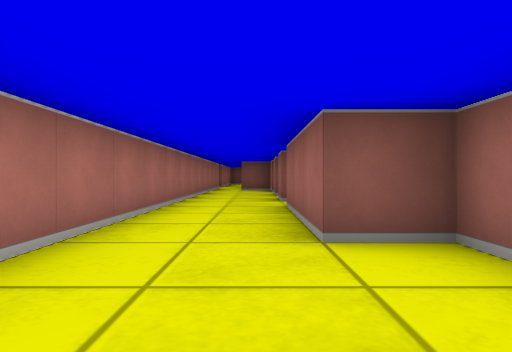
View 1 (above)

23 first-person views from a walk through a cub3D ray-caster map. The camera is about half as high as the walls, looks level and sees 75° across. The floor is counted in squares. Each view is taken from the middle of a square. On the plan, view 1 faces up. The plan holds only what a view shows up to about 9 squares ahead; the rest is blank.

View 2
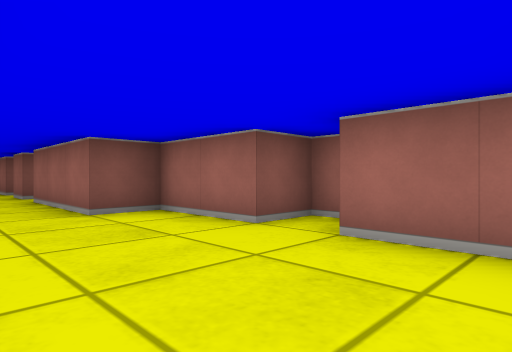

View 3
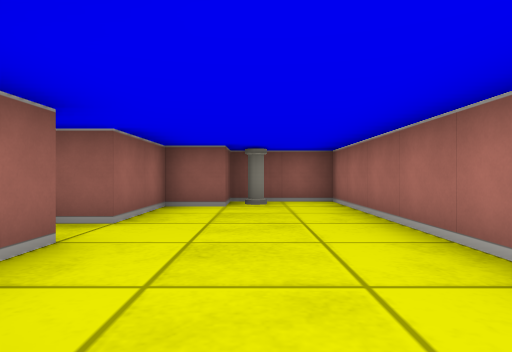

View 4
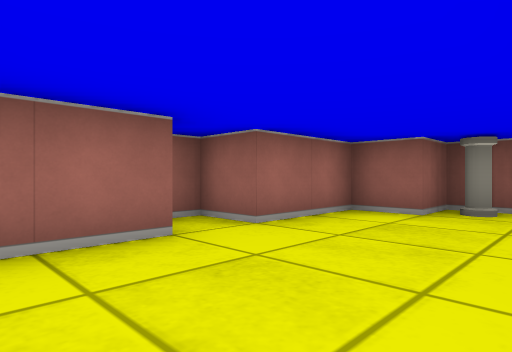

View 5
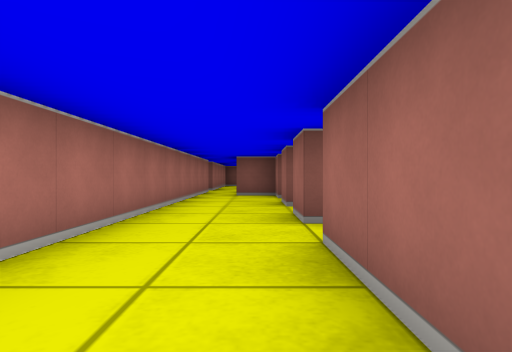

View 6
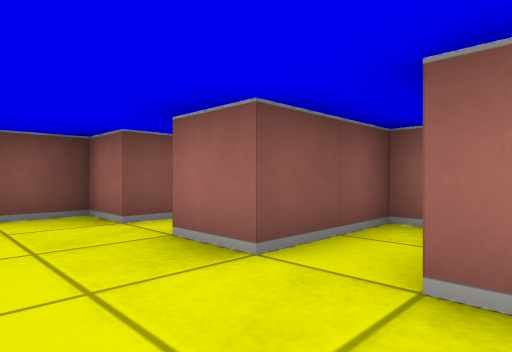

View 7
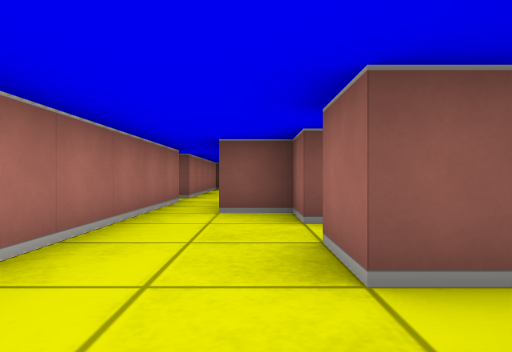

View 8
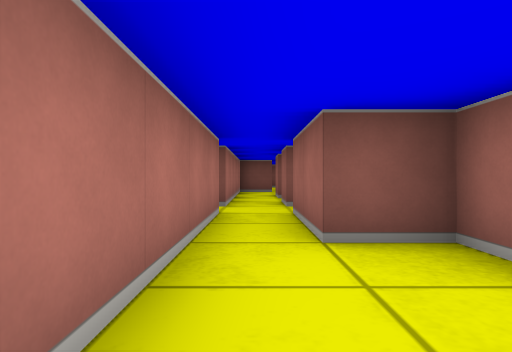

View 9
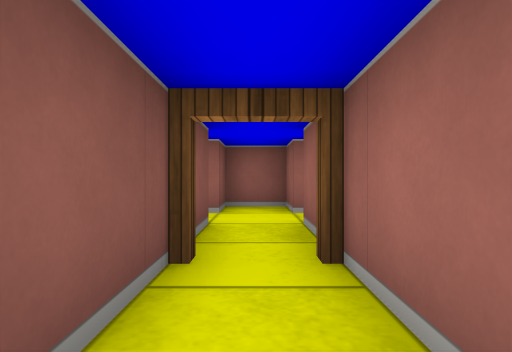

View 10
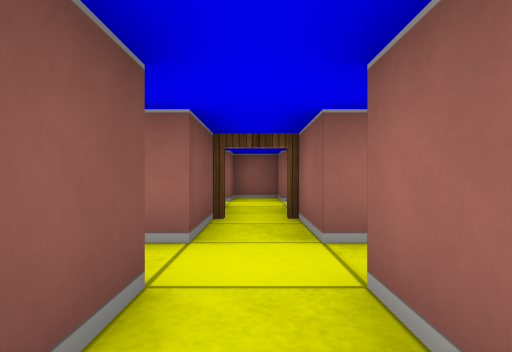

View 11
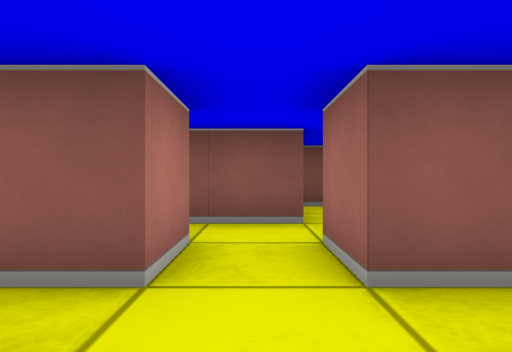

View 12
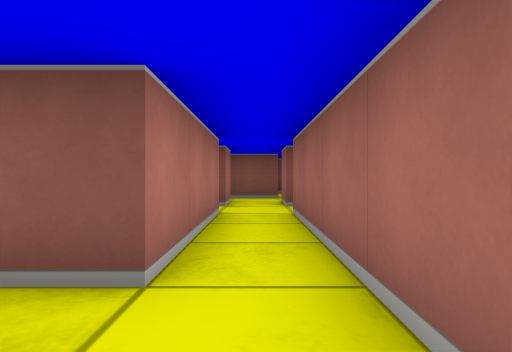

View 13
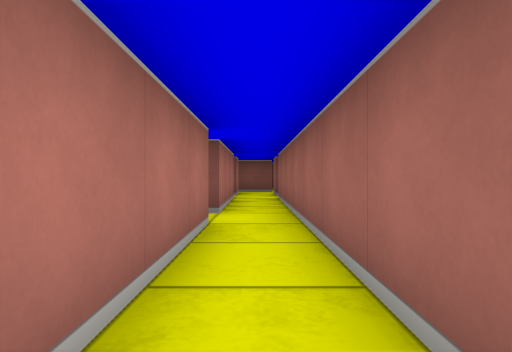

View 14
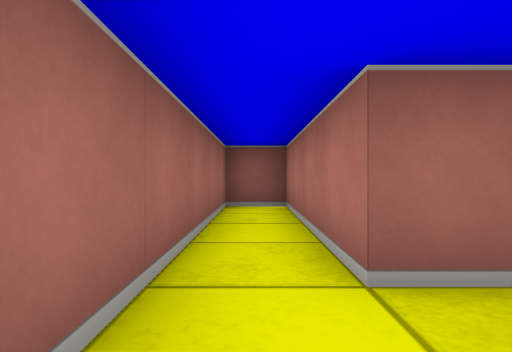

View 15
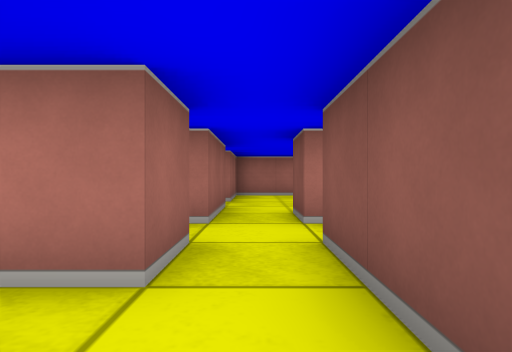

View 16
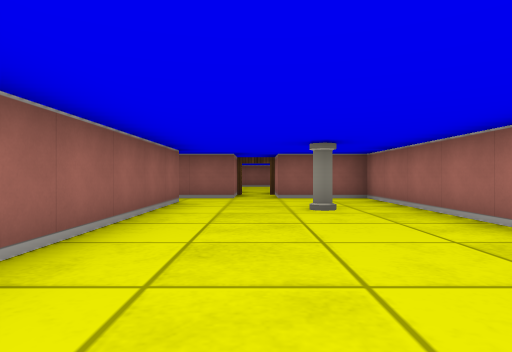

View 17
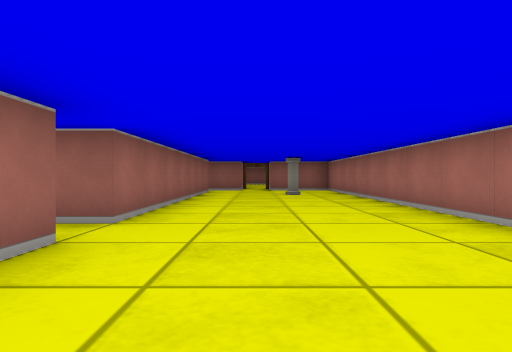

View 18
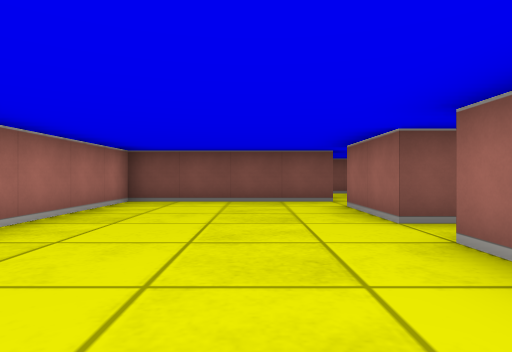

View 19
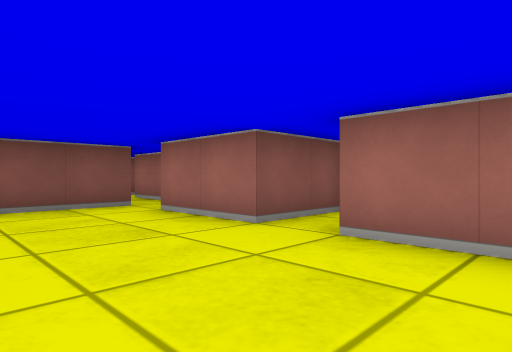

View 20
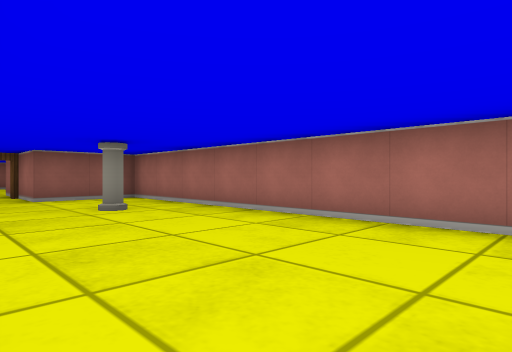

View 21
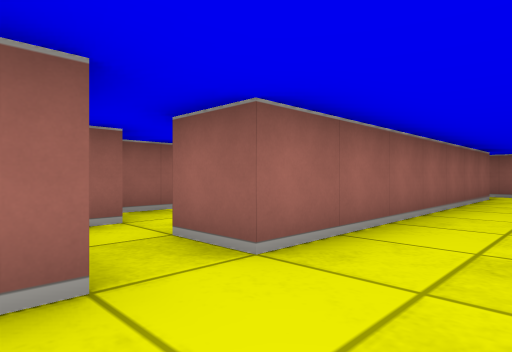

View 22
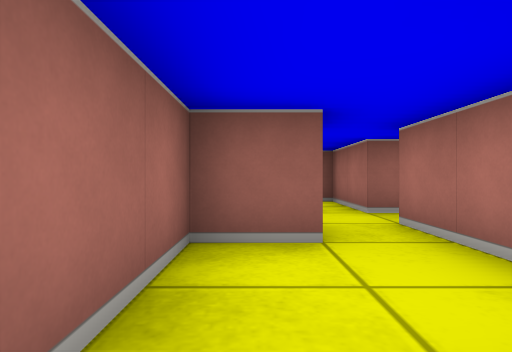

View 23
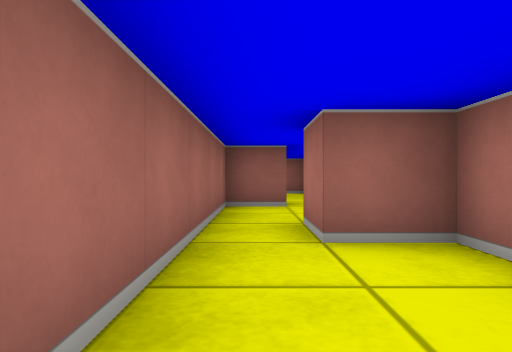

### Floor plan
Points are (right, up) in squares from view 1. A wall is a line through its corners. A room is listed if a view was taken in it or the views show most of it. See-through windows are left out.
Room 1 (views 1, 2, 3, 4, 5, 6, 7)
walls: (0.5, 6.5) (0.5, 7.5); (-1.5, 8.5) (-1.5, -3.5) (0.5, -3.5) (0.5, -2.5) (1.5, -2.5) (1.5, -0.5) (2.5, -0.5) (2.5, 0.5) (1.5, 0.5) (1.5, 2.5) (0.5, 2.5) (0.5, 5.5); (2.5, 8.5) (0.5, 8.5)
ways out: opening at (-0.5, 9) to room 2
objects: pillar (0, -3)
Room 2 (view 8)
walls: (-3, 13.5) (-1.5, 13.5) (-1.5, 8.5); (1.1, 10.5) (0.5, 10.5) (0.5, 11.5) (-0.5, 11.5) (-0.5, 13.5) (0.5, 13.5) (0.5, 14.5) (-0.5, 14.5) (-0.5, 15.4); (-1.5, 15.5) (-1.5, 14.5) (-3, 14.5); (0.5, 8.5) (0.5, 9.5)
ways out: opening at (-0.5, 9) to room 1; open door at (-3, 14) to room 3; opening at (-1, 15)
Room 3 (views 9, 10, 15)
walls: (-4.4, 16.5) (-6.5, 16.5); (-6.5, 15.5) (-5.5, 15.5) (-5.5, 14.5) (-6.4, 14.5); (-3, 14.5) (-4.5, 14.5) (-4.5, 15.5); (-7.5, 15.5) (-7.5, 13.5) (-5.5, 13.5); (-4.5, 13.5) (-3, 13.5); (-7.5, 18.1) (-7.5, 16.5)
ways out: open door at (-3, 14) to room 2; opening at (-5, 14) to room 4; opening at (-8, 16) to room 5; opening at (-7, 18) to room 6
Room 4 (views 11, 12, 13, 14)
walls: (-6.2, 9.5) (-5.5, 9.5) (-5.5, 5.5) (-4.5, 5.5) (-4.5, 13.5); (-5.5, 13.5) (-5.5, 10.5) (-6.2, 10.5)
ways out: opening at (-5, 14) to room 3
Room 5 (views 16, 17, 18, 19, 20, 21)
walls: (-6.8, 24.5) (-8.5, 24.5) (-8.5, 26.5); (-8.5, 27.5) (-12.5, 27.5) (-12.5, 15.5) (-10.5, 15.5) (-10.5, 14); (-7.5, 16.5) (-8.5, 16.5) (-8.5, 23.5) (-7.5, 23.5); (-7.5, 28.2) (-7.5, 29.5); (-9.5, 14.1) (-9.5, 15.5) (-7.5, 15.5)
ways out: opening at (-8, 16) to room 3; opening at (-8, 24) to room 7; opening at (-8, 28.5); open door at (-10, 14)
objects: pillar (-11, 18)
Room 6 (view 22)
walls: (-6.5, 20.5) (-6.5, 19.5); (-6.6, 17.5) (-5.5, 17.5) (-5.5, 20.4)
ways out: opening at (-7, 18) to room 3; opening at (-6, 20) to room 7
Room 7 (view 23)
walls: (-7.5, 21.1) (-7.5, 20.5) (-6.5, 20.5); (-5.5, 20.4) (-5.5, 23.1)
ways out: opening at (-8, 24) to room 5; opening at (-6, 20) to room 6

Where each view was taken, in squares from view 1:
view 1: 0 up, 0 right, facing up
view 2: 2 down, 1 left, facing up-right
view 3: 3 up, 0 right, facing down
view 4: 2 up, 1 left, facing down-right
view 5: 3 up, 0 right, facing up
view 6: 7 up, 1 left, facing up-right
view 7: 7 up, 0 right, facing up
view 8: 9 up, 1 left, facing up
view 9: 14 up, 5 left, facing right
view 10: 14 up, 7 left, facing right
view 11: 13 up, 5 left, facing up
view 12: 9 up, 5 left, facing up
view 13: 6 up, 5 left, facing up
view 14: 11 up, 5 left, facing down
view 15: 16 up, 4 left, facing left
view 16: 23 up, 10 left, facing down
view 17: 27 up, 10 left, facing down
view 18: 21 up, 10 left, facing up
view 19: 22 up, 11 left, facing up-right
view 20: 23 up, 9 left, facing down-left
view 21: 25 up, 10 left, facing down-right
view 22: 20 up, 6 left, facing down
view 23: 23 up, 6 left, facing down
